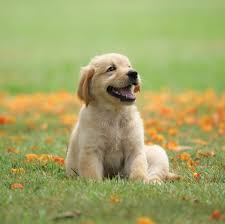
#> input picture lab5/dog.jpg, 225 x 224 px, found by its file name
$ python objectdetection.py   (older library calls are emulated)
#> lines starting #> are read from the running program, lines starting #| are printed output that depends on the picture
# -----------------------------------------------------------
# DIGITAL IMAGE PROCESSING LAB
# Experiment 5: Edge Detection using Sobel, Prewitt, and Laplacian Operators
# -----------------------------------------------------------

import cv2
import numpy as np
from matplotlib import pyplot as plt
import os

# Step 1: Read the input image safely
img_path = r"D:\Dip\lab5\dog.jpg"

if not os.path.exists(img_path):
    print("❌ Error: File not found at", img_path)
    exit()

img = cv2.imread(img_path)
#> img is the input picture: shape (224, 225, 3); mean B, G, R 102.4, 164.2, 162

if img is None:
    print("❌ Error: Failed to load image. It might be corrupted or in an unsupported format.")
    exit()
else:
    print("✅ Image loaded successfully with shape:", img.shape)
#| ✅ Image loaded successfully with shape: (224, 225, 3)

# Step 2: Convert BGR to RGB for display
img_rgb = cv2.cvtColor(img, cv2.COLOR_BGR2RGB)
plt.figure(), plt.imshow(img_rgb)
plt.title('Original Image')
plt.axis('off')

# Step 3: Convert to grayscale
gray_img = cv2.cvtColor(img, cv2.COLOR_BGR2GRAY)
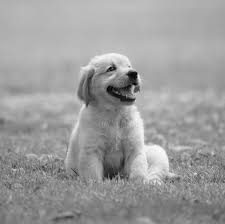
#> gray_img: shape (224, 225); min 2, max 255, mean 156.5

# Step 4: Sobel Operator
sobel_x = cv2.Sobel(gray_img, cv2.CV_64F, 1, 0, ksize=3)
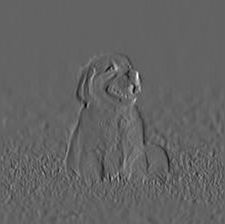
#> sobel_x: shape (224, 225) float64; min -507, max 796, mean -0.1; drawn with min black and max white
sobel_y = cv2.Sobel(gray_img, cv2.CV_64F, 0, 1, ksize=3)
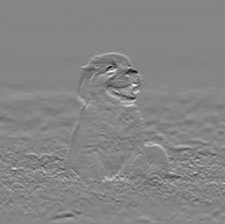
#> sobel_y: shape (224, 225) float64; min -629, max 567, mean -1.8; drawn with min black and max white
sobel_edges = cv2.convertScaleAbs(cv2.magnitude(sobel_x, sobel_y))
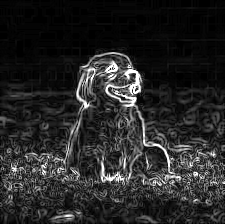
#> sobel_edges: shape (224, 225); min 0, max 255, mean 38.9

# Step 5: Prewitt Operator (manual)
kernelx = np.array([[1, 0, -1],
                    [1, 0, -1],
                    [1, 0, -1]])
kernely = np.array([[1, 1, 1],
                    [0, 0, 0],
                    [-1, -1, -1]])
prewitt_x = cv2.filter2D(gray_img, -1, kernelx)
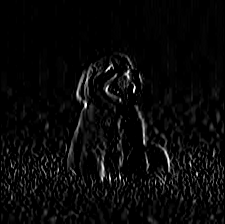
#> prewitt_x: shape (224, 225); min 0, max 255, mean 9.1
prewitt_y = cv2.filter2D(gray_img, -1, kernely)
prewitt_edges = cv2.add(prewitt_x, prewitt_y)
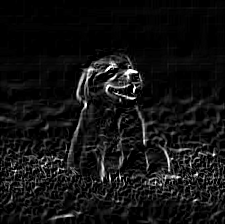
#> prewitt_edges: shape (224, 225); min 0, max 255, mean 18.8

# Step 6: Laplacian Operator
laplacian_edges = cv2.convertScaleAbs(cv2.Laplacian(gray_img, cv2.CV_64F))
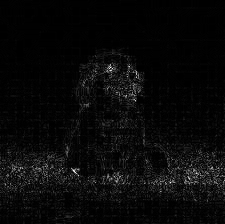
#> laplacian_edges: shape (224, 225); min 0, max 255, mean 9.3

# Step 7: Display all
plt.figure(figsize=(10, 8))
plt.subplot(2, 2, 1), plt.imshow(gray_img, cmap='gray'), plt.title('Grayscale Image'), plt.axis('off')
plt.subplot(2, 2, 2), plt.imshow(sobel_edges, cmap='gray'), plt.title('Sobel Operator'), plt.axis('off')
plt.subplot(2, 2, 3), plt.imshow(prewitt_edges, cmap='gray'), plt.title('Prewitt Operator'), plt.axis('off')
plt.subplot(2, 2, 4), plt.imshow(laplacian_edges, cmap='gray'), plt.title('Laplacian Operator'), plt.axis('off')
plt.tight_layout()
plt.show()
